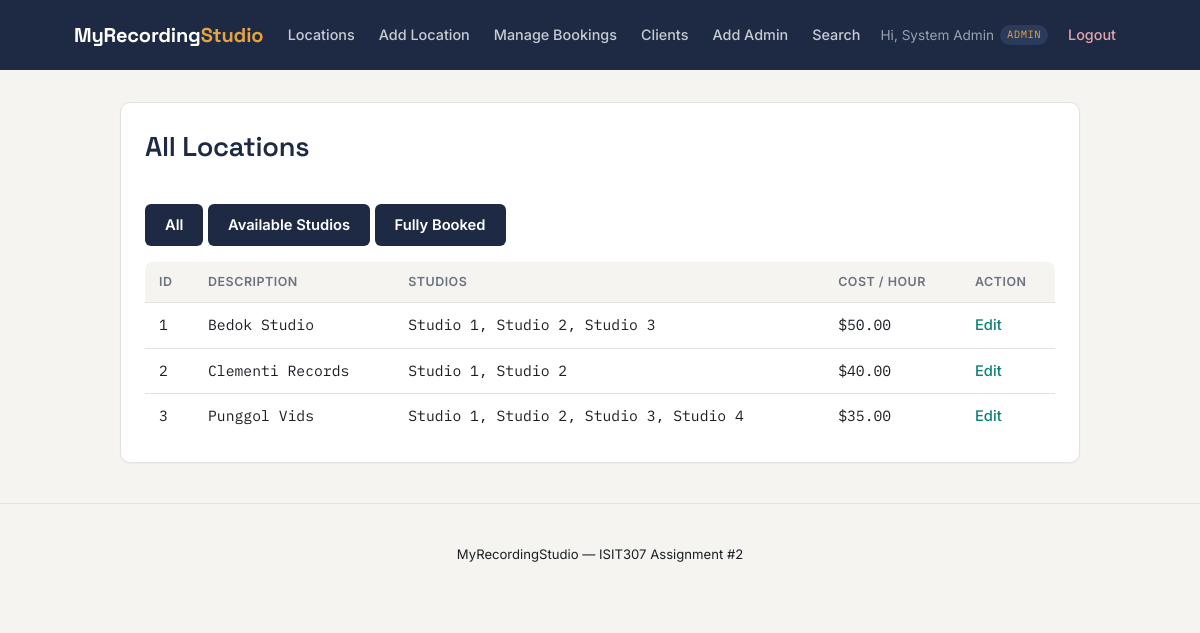
Screenshot of /location_list.php (signed in) with the database file from the repository.
### tables this page shows
CREATE TABLE locations (
    location_id     INT AUTO_INCREMENT PRIMARY KEY,
    description     VARCHAR(255) NOT NULL,
    num_studios     INT NOT NULL CHECK (num_studios > 0),
    cost_per_hour   DECIMAL(8,2) NOT NULL CHECK (cost_per_hour >= 0)
);

### includes/bootstrap.php (called while the page is built, shortened)
<?php
require_once __DIR__ . '/../classes/Location.php';
require_once __DIR__ . '/../classes/Studio.php';
function current_user_type(): ?string {
    return $_SESSION['user_type'] ?? null;
}
function is_logged_in(): bool {
    return isset($_SESSION['user_id']);
}
function h(?string $value): string {
    return htmlspecialchars($value ?? '', ENT_QUOTES, 'UTF-8');
}

### classes/Location.php (called while the page is built, shortened)
<?php
require_once __DIR__ . '/Studio.php';
class Location {
    public static function all(): array {
        $db = Database::getConnection();
        return $db->query('SELECT * FROM locations ORDER BY location_id ASC')->fetchAll();
    }
    public static function studioNames(int $locationId): array {
        $studios = Studio::forLocation($locationId);
        return array_map(
            fn($s) => Studio::displayName((int)$s['studio_number']),
            $studios
        );
    }
}

### classes/Studio.php (called while the page is built, shortened)
<?php
class Studio {
    public static function forLocation(int $locationId): array {
        $db = Database::getConnection();
        $stmt = $db->prepare('SELECT * FROM studios WHERE location_id = ? ORDER BY studio_number');
        $stmt->execute([$locationId]);
        return $stmt->fetchAll();
    }
    public static function displayName(int $studioNumber): string {
        return 'Studio ' . $studioNumber;
    }
}

### location_list.php (the view, shortened to what this page needs)
<?php
require_once __DIR__ . '/includes/bootstrap.php';
$view = $_GET['view'] ?? 'all';
switch ($view) {
    default:
        $locations = Location::all();
        $heading = 'All Locations';
}
require __DIR__ . '/includes/header.php';
?>
<div class="card">
    <h1><?= h($heading) ?></h1>
    <p>
        <a class="btn btn-secondary" href="location_list.php?view=all">All</a>
        <a class="btn btn-secondary" href="location_list.php?view=available">Available Studios</a>
        <?php if (current_user_type() === 'admin'): ?>
            <a class="btn btn-secondary" href="location_list.php?view=fully_booked">Fully Booked</a>
        <?php endif; ?>
    </p>
    <?php if (empty($locations)): ?>
        <p>No locations found.</p>
    <?php else: ?>
    <table>
        <tr><th>ID</th><th>Description</th><th>Studios</th><th>Cost / hour</th><?php if (current_user_type() === 'admin'): ?><th>Action</th><?php endif; ?></tr>
        <?php foreach ($locations as $loc): ?>
        <tr>
            <td><?= h((string)$loc['location_id']) ?></td>
            <td><?= h($loc['description']) ?></td>
            <td><?= h(implode(', ', Location::studioNames((int)$loc['location_id']))) ?></td>
            <td>$<?= h(number_format((float)$loc['cost_per_hour'], 2)) ?></td>
            <?php if (current_user_type() === 'admin'): ?>
            <td><a href="location_edit.php?id=<?= (int)$loc['location_id'] ?>">Edit</a></td>
            <?php endif; ?>
        </tr>
        <?php endforeach; ?>
    </table>
    <?php endif; ?>
</div>
<?php require __DIR__ . '/includes/footer.php'; ?>

### includes/header.php (shortened to what this page needs)
<!DOCTYPE html>
<html lang="en">
<head>
<link rel="stylesheet" href="css/style.css">
</head>
<body>
<header class="site-header">
    <div class="header-bar">
        <div class="brand"><a href="index.php">MyRecording<span>Studio</span></a></div>
        <nav>
            <?php if (is_logged_in()): ?>
                <?php if (current_user_type() === 'admin'): ?>
                    <a href="location_list.php">Locations</a>
                    <a href="location_create.php">Add Location</a>
                    <a href="admin_booking_manage.php">Manage Bookings</a>
                    <a href="admin_client_list.php">Clients</a>
                    <a href="admin_create.php">Add Admin</a>
                <?php endif; ?>
                <a href="location_search.php">Search</a>
                <span class="user-info">Hi, <?= h($_SESSION['user_name']) ?> <span class="role-chip"><?= h(current_user_type()) ?></span></span>
                <a href="logout.php" class="nav-logout">Logout</a>
            <?php else: ?>
                <a href="login.php">Login</a>
                <a href="register.php" class="nav-cta">Register</a>
            <?php endif; ?>
        </nav>
    </div>
</header>
<main class="container">

### includes/footer.php
</main>
<footer class="site-footer">
    <p>MyRecordingStudio &mdash; ISIT307 Assignment #2</p>
</footer>
</body>
</html>

### css/style.css (style rules this page uses)
:root { --ink: #1e2a44; --ink-soft: #2a3b5c; --paper: #f5f4f1; --card: #ffffff; --amber: #e7a33e; --amber-dark: #e7a33e; --teal: #0e8074; --text: #1b1f24; --muted: #6b7280; --border: #e3e1db; --success: #2f9e6e; --success-bg: #e7f5ef; --error: #d64550; --error-bg: #fbeaec; --font-display: 'Space Grotesk', 'Segoe UI', sans-serif; --font-body: 'Inter', 'Segoe UI', sans-serif; --font-mono: 'IBM Plex Mono', 'Consolas', monospace; }
* { box-sizing: border-box; }
html { scroll-behavior: smooth; }
body { margin: 0; font-family: var(--font-body); background: var(--paper); color: var(--text); line-height: 1.5; }
.site-header { background: var(--ink); color: #eef0f2; }
.header-bar { max-width: 1100px; margin: 0 auto; display: flex; align-items: center; justify-content: space-between; padding: 16px 24px; flex-wrap: wrap; gap: 10px; }
.brand a { font-family: var(--font-display); color: #fff; font-size: 1.25em; font-weight: 700; text-decoration: none; letter-spacing: -0.01em; }
.brand a span { color: var(--amber); }
.site-header nav { display: flex; align-items: center; flex-wrap: wrap; gap: 4px; }
.site-header nav a { color: #c7ccd3; text-decoration: none; font-size: 0.9em; font-weight: 500; padding: 8px 10px; border-radius: 6px; transition: background-color 0.15s ease, color 0.15s ease; }
.site-header nav a.nav-logout { color: #e3a5ab; }
.user-info { color: #9aa1ab; font-size: 0.85em; padding: 8px 6px; display: inline-flex; align-items: center; gap: 6px; }
.role-chip { font-family: var(--font-mono); font-size: 0.78em; text-transform: uppercase; letter-spacing: 0.04em; background: var(--ink-soft); color: var(--amber); padding: 2px 7px; border-radius: 10px; }
.container { max-width: 1000px; margin: 32px auto; padding: 0 20px; }
h1, h2, h3 { font-family: var(--font-display); color: var(--ink); font-weight: 600; letter-spacing: -0.01em; }
h1 { font-size: 1.7em; margin-top: 0; }
p { color: var(--text); }
.card { background: var(--card); border: 1px solid var(--border); border-radius: 10px; padding: 24px; margin-bottom: 20px; box-shadow: 0 1px 2px rgba(20, 23, 28, 0.04); }
.btn { display: inline-block; background: var(--amber); color: var(--ink); border: none; padding: 10px 20px; border-radius: 6px; cursor: pointer; font-family: var(--font-body); font-weight: 600; font-size: 0.92em; text-decoration: none; margin-top: 18px; transition: background-color 0.15s ease, transform 0.05s ease; }
.btn-secondary { background: var(--ink); color: #fff; }
table { width: 100%; border-collapse: collapse; background: var(--card); border-radius: 8px; overflow: hidden; }
table th, table td { text-align: left; padding: 11px 14px; border-bottom: 1px solid var(--border); font-family: var(--font-mono); font-size: 0.92em; }
table th { background: var(--paper); font-family: var(--font-body); font-weight: 600; font-size: 0.78em; text-transform: uppercase; letter-spacing: 0.04em; color: var(--muted); }
table tr:last-child td { border-bottom: none; }
table a { color: var(--teal); text-decoration: none; font-family: var(--font-body); font-weight: 500; }
.site-footer { text-align: center; padding: 28px 20px; color: var(--muted); font-size: 0.82em; border-top: 1px solid var(--border); margin-top: 40px; }

### rows the page displays
locations: location_id "1", description "Bedok Studio", location_id "Studio 1, Studio 2, Studio 3", cost_per_hour "50.00"
locations: location_id "2", description "Clementi Records", location_id "Studio 1, Studio 2", cost_per_hour "40.00"
locations: location_id "3", description "Punggol Vids", location_id "Studio 1, Studio 2, Studio 3, Studio 4", cost_per_hour "35.00"

### other values shown
$_SESSION['user_name'] "System Admin"
current_user_type() "ADMIN"
$heading "All Locations"
